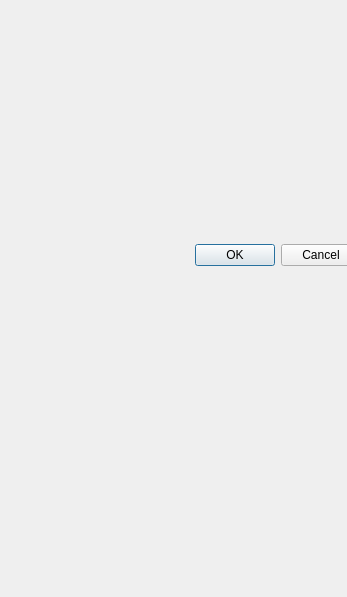
<?xml version="1.0" encoding="UTF-8"?>
<ui version="4.0">
 <class>Dialog</class>
 <widget class="QDialog" name="Dialog">
  <property name="geometry">
   <rect>
    <x>0</x>
    <y>0</y>
    <width>347</width>
    <height>597</height>
   </rect>
  </property>
  <property name="windowTitle">
   <string>Dialog</string>
  </property>
  <widget class="QDialogButtonBox" name="buttonBox">
   <property name="geometry">
    <rect>
     <x>30</x>
     <y>240</y>
     <width>331</width>
     <height>31</height>
    </rect>
   </property>
   <property name="orientation">
    <enum>Qt::Orientation::Horizontal</enum>
   </property>
   <property name="standardButtons">
    <set>QDialogButtonBox::StandardButton::Cancel|QDialogButtonBox::StandardButton::Ok</set>
   </property>
  </widget>
  <widget class="QWidget" name="verticalLayoutWidget">
   <property name="geometry">
    <rect>
     <x>90</x>
     <y>100</y>
     <width>160</width>
     <height>80</height>
    </rect>
   </property>
   <layout class="QVBoxLayout" name="verticalLayout"/>
  </widget>
 </widget>
 <resources/>
 <connections>
  <connection>
   <sender>buttonBox</sender>
   <signal>accepted()</signal>
   <receiver>Dialog</receiver>
   <slot>accept()</slot>
   <hints>
    <hint type="sourcelabel">
     <x>248</x>
     <y>254</y>
    </hint>
    <hint type="destinationlabel">
     <x>157</x>
     <y>274</y>
    </hint>
   </hints>
  </connection>
  <connection>
   <sender>buttonBox</sender>
   <signal>rejected()</signal>
   <receiver>Dialog</receiver>
   <slot>reject()</slot>
   <hints>
    <hint type="sourcelabel">
     <x>316</x>
     <y>260</y>
    </hint>
    <hint type="destinationlabel">
     <x>286</x>
     <y>274</y>
    </hint>
   </hints>
  </connection>
 </connections>
</ui>
